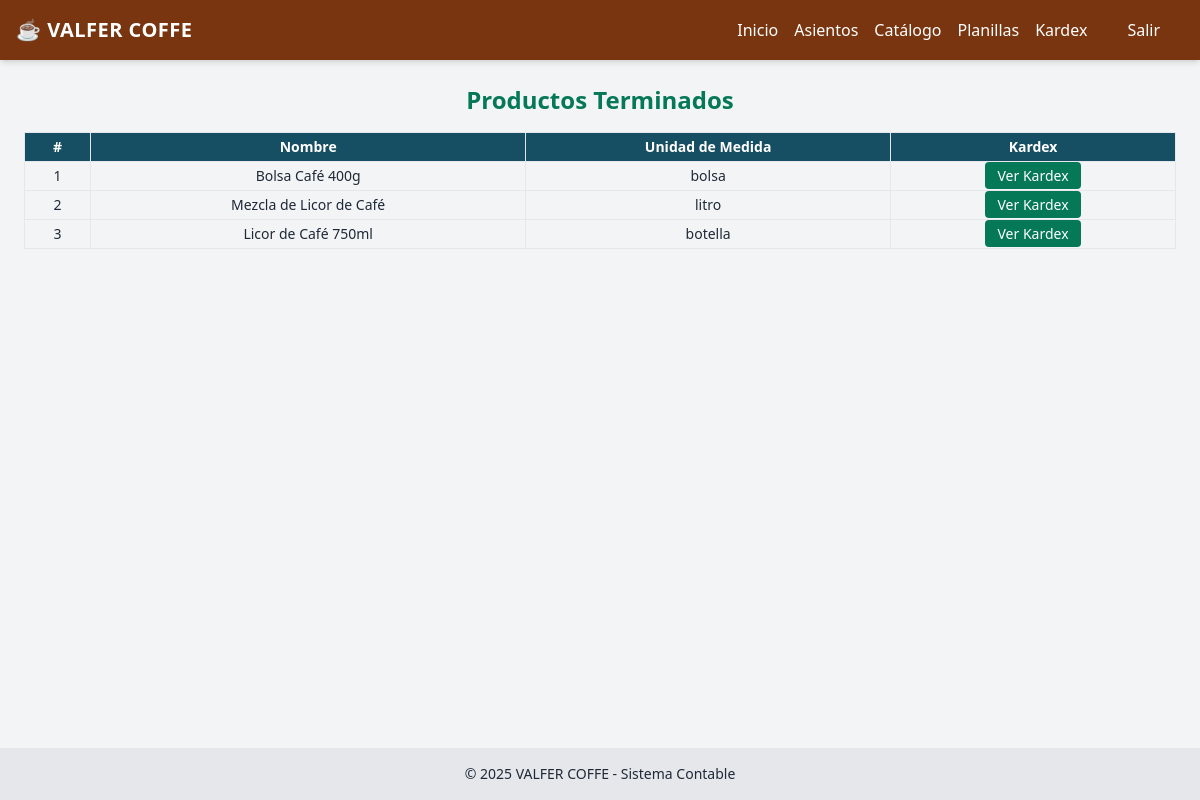
/kardex/productos_terminados/, run on the app's committed database.
### contabilidad/models.py (models this page shows, shortened)
class ProductoTerminado(models.Model):
    nombre = models.CharField(max_length=100)
    unidad_medida = models.CharField(max_length=20)  # Ej: 'bolsa 400g', 'botella 750ml'

### contabilidad/views.py (the view)
# urls.py: path('kardex/productos_terminados/', views.listar_kardex_productos_terminados, name='listar_kardex_productos_terminados'),
def listar_kardex_productos_terminados(request):
    productos = ProductoTerminado.objects.all()
    return render(request, 'fabricacion/lista_productos_terminados.html', {
        'productos': productos,
    })

### contabilidad/templates/fabricacion/lista_productos_terminados.html (shortened to what this page needs)
{% extends 'contabilidad/base.html' %}
{% block content %}
<h2 class="text-2xl font-bold mb-4 text-center text-emerald-700">Productos Terminados</h2>
<div class="overflow-x-auto">
  <table class="w-full text-sm border text-center">
    <thead class="bg-cyan-900 text-white">
      <tr>
        <th class="border px-2 py-1">#</th>
        <th class="border px-2 py-1">Nombre</th>
        <th class="border px-2 py-1">Unidad de Medida</th>
        <th class="border px-2 py-1">Kardex</th>
      </tr>
    </thead>
    <tbody>
      {% for producto in productos %}
      <tr class="border-t hover:bg-gray-100">
        <td class="border px-2 py-1">{{ forloop.counter }}</td>
        <td class="border px-2 py-1">{{ producto.nombre }}</td>
        <td class="border px-2 py-1">{{ producto.unidad_medida }}</td>
        <td class="border px-2 py-1">
          <a href="{% url 'kardex_producto_terminado' producto.id %}" class="bg-emerald-700 text-white px-3 py-1 rounded hover:bg-emerald-800 transition">
            Ver Kardex
          </a>
        </td>
      </tr>
      {% empty %}
      <tr>
        <td colspan="4" class="text-gray-500">No hay productos terminados registrados.</td>
      </tr>
      {% endfor %}
    </tbody>
  </table>
</div>
{% endblock %}

### data on the page
ProductoTerminado: nombre "Bolsa Café 400g", unidad_medida "bolsa"
ProductoTerminado: nombre "Mezcla de Licor de Café", unidad_medida "litro"
ProductoTerminado: nombre "Licor de Café 750ml", unidad_medida "botella"
